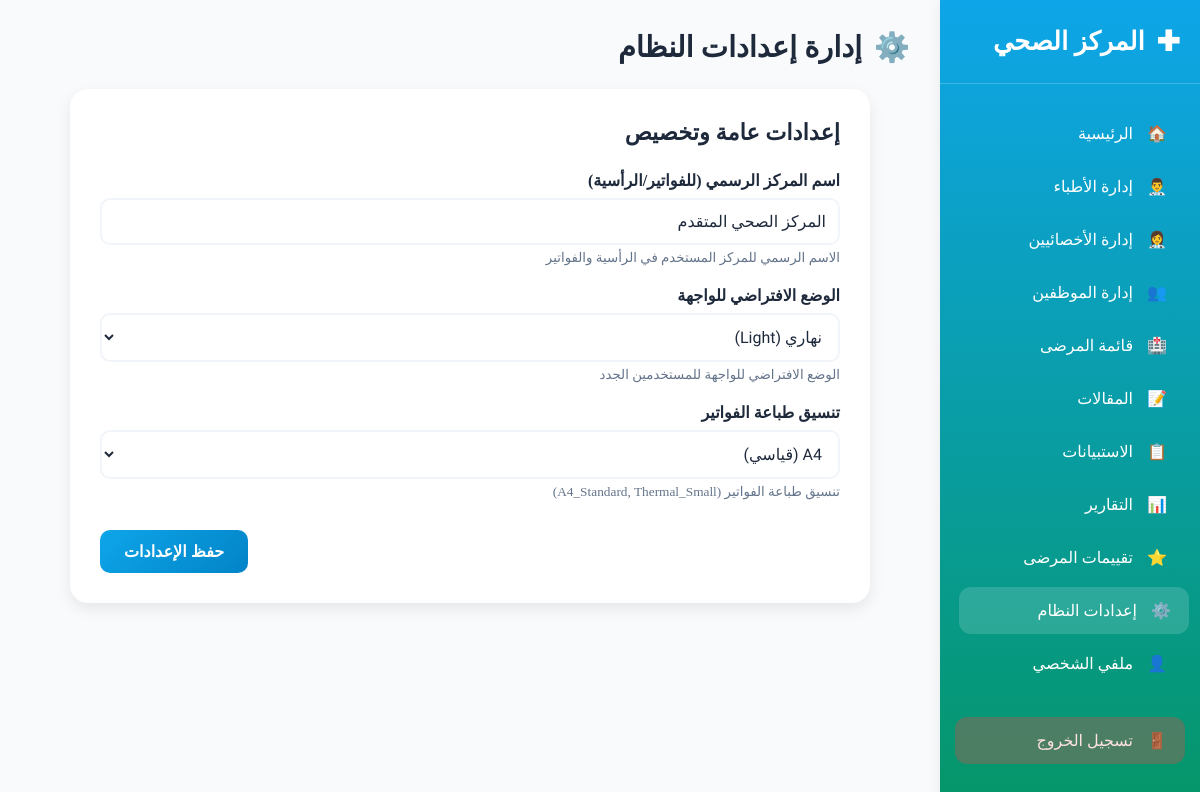
Page /admin/settings.php (signed in) on the committed database.
### tables this page shows
CREATE TABLE `settings` (
  `key_name` varchar(100) NOT NULL,
  `value` text,
  `description` varchar(255) DEFAULT NULL,
  `updated_at` timestamp NOT NULL DEFAULT CURRENT_TIMESTAMP ON UPDATE CURRENT_TIMESTAMP
);

### admin/settings.php (the view, shortened to what this page needs)
<?php
$database = new Database();
$conn = $database->getConnection();
$settings_query = $conn->query("SELECT key_name, value, description FROM settings");
$settings_array = $settings_query->fetchAll(PDO::FETCH_ASSOC);
$settings = [];
foreach ($settings_array as $row) {
    $settings[$row['key_name']] = [
        'value' => $row['value'],
        'description' => $row['description']
    ];
}
?>
<!DOCTYPE html>
<html lang="ar" dir="rtl">
<head>
    <?php include 'includes/sidebar.php'; ?>
</head>
<body>
    <div class="main-content">
        <div class="page-header">
            <h1 class="page-title">
                <span class="icon">⚙️</span>
                إدارة إعدادات النظام
            </h1>
        </div>
        <div class="settings-card">
            <h2 class="section-title">إعدادات عامة وتخصيص</h2>
            <form method="POST">
                <div class="form-group">
                    <label for="center_name_ar">اسم المركز الرسمي (للفواتير/الرأسية)</label>
                    <input type="text" id="center_name_ar" name="center_name_ar"
                           value="<?= htmlspecialchars($settings['center_name_ar']['value'] ?? '') ?>" required>
                    <small style="color: #64748b; display: block; margin-top: 5px;"><?= htmlspecialchars($settings['center_name_ar']['description'] ?? '') ?></small>
                </div>
                <div class="form-group">
                    <label for="default_theme">الوضع الافتراضي للواجهة</label>
                    <select id="default_theme" name="default_theme" required>
                        <option value="light" <?= ($settings['default_theme']['value'] ?? '') === 'light' ? 'selected' : '' ?>>نهاري (Light)</option>
                    </select>
                     <small style="color: #64748b; display: block; margin-top: 5px;"><?= htmlspecialchars($settings['default_theme']['description'] ?? '') ?></small>
                </div>
                <div class="form-group">
                    <label for="invoice_format">تنسيق طباعة الفواتير</label>
                    <select id="invoice_format" name="invoice_format" required>
                        <option value="A4_Standard" <?= ($settings['invoice_format']['value'] ?? '') === 'A4_Standard' ? 'selected' : '' ?>>A4 (قياسي)</option>
                    </select>
                    <small style="color: #64748b; display: block; margin-top: 5px;"><?= htmlspecialchars($settings['invoice_format']['description'] ?? '') ?></small>
                </div>
                <div class="form-actions">
                    <button type="submit" class="btn-submit">حفظ الإعدادات</button>
                </div>
            </form>
        </div>
    </div>
</body>
</html>

### admin/settings.php (style rules this page uses)
* { margin: 0; padding: 0; box-sizing: border-box; }
.main-content { margin-right: 260px; padding: 30px; }
.page-header { display: flex; justify-content: space-between; align-items: center; margin-bottom: 25px; }
.page-title { font-size: 1.8rem; font-weight: 700; color: var(--text-color); display: flex; align-items: center; gap: 12px; }
.settings-card { background: var(--card-bg); border-radius: 18px; padding: 30px; box-shadow: 0 6px 15px var(--card-shadow); max-width: 800px; margin: 0 auto; }
.section-title { font-size: 1.4rem; margin-bottom: 25px; color: var(--text-color); font-weight: 700; }
.form-group { margin-bottom: 20px; }
.form-group label { display: block; margin-bottom: 8px; font-weight: 600; color: var(--text-color); }
.form-group input, .form-group select { width: 100%; padding: 12px; border: 2px solid var(--border-color); border-radius: 10px; font-family: 'Tajawal', sans-serif; font-size: 1rem; background: var(--card-bg); color: var(--text-color); }
.form-actions { display: flex; justify-content: flex-end; margin-top: 30px; }
.btn-submit { background: linear-gradient(135deg, #0ea5e9 0%, #0284c7 100%); color: white; border: none; padding: 12px 24px; border-radius: 10px; font-weight: 600; cursor: pointer; font-size: 1rem; }
.form-group small { color: var(--muted-text) !important; }

### admin/includes/theme_logic.php (style rules this page uses)
:root { --bg-color: #f8fafc; --text-color: #1e293b; --card-bg: white; --card-shadow: rgba(0,0,0,0.08); --header-bg: white; --header-shadow: rgba(0,0,0,0.08); --sidebar-bg: linear-gradient(180deg, #0ea5e9 0%, #059669 100%); --sidebar-text: white; --border-color: #f1f5f9; --muted-text: #64748b; --stat-title-color: #64748b; --toggle-bg: #e2e8f0; --toggle-thumb: white; --department-active: #dcfce7; --department-inactive: #fee2e2; --department-active-text: #166534; --department-inactive-text: #dc2626; }
body { background-color: var(--bg-color); color: var(--text-color); transition: background-color 0.3s ease, color 0.3s ease; }

### rows in the picture
settings: center_name_ar "المركز الصحي المتقدم", description "الاسم الرسمي للمركز المستخدم في الرأسية والفواتير"
settings: default_theme "نهاري (Light)", description "الوضع الافتراضي للواجهة للمستخدمين الجدد"
settings: invoice_format "A4 (قياسي)", description "تنسيق طباعة الفواتير (A4_Standard, Thermal_Small)"
